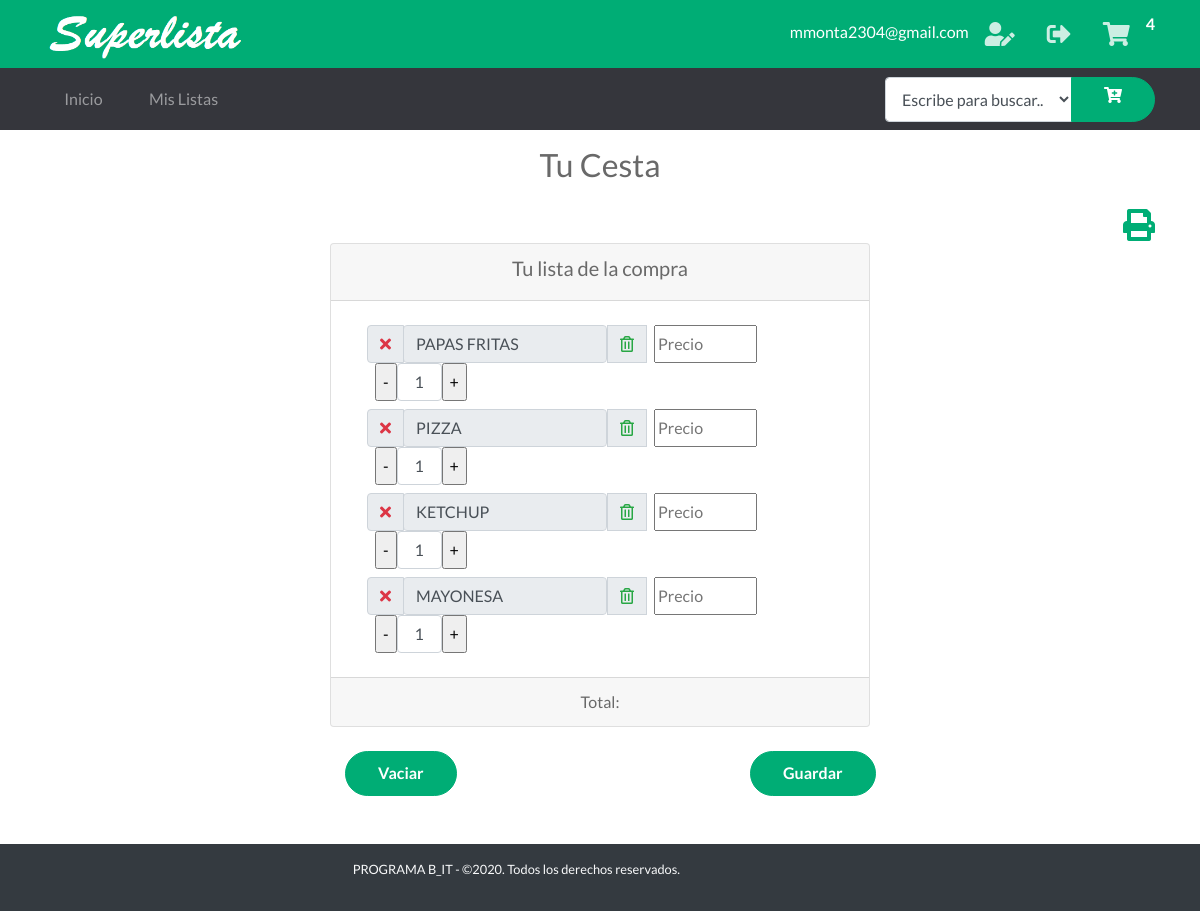
The page /cart (signed in) on the database as committed earlier.
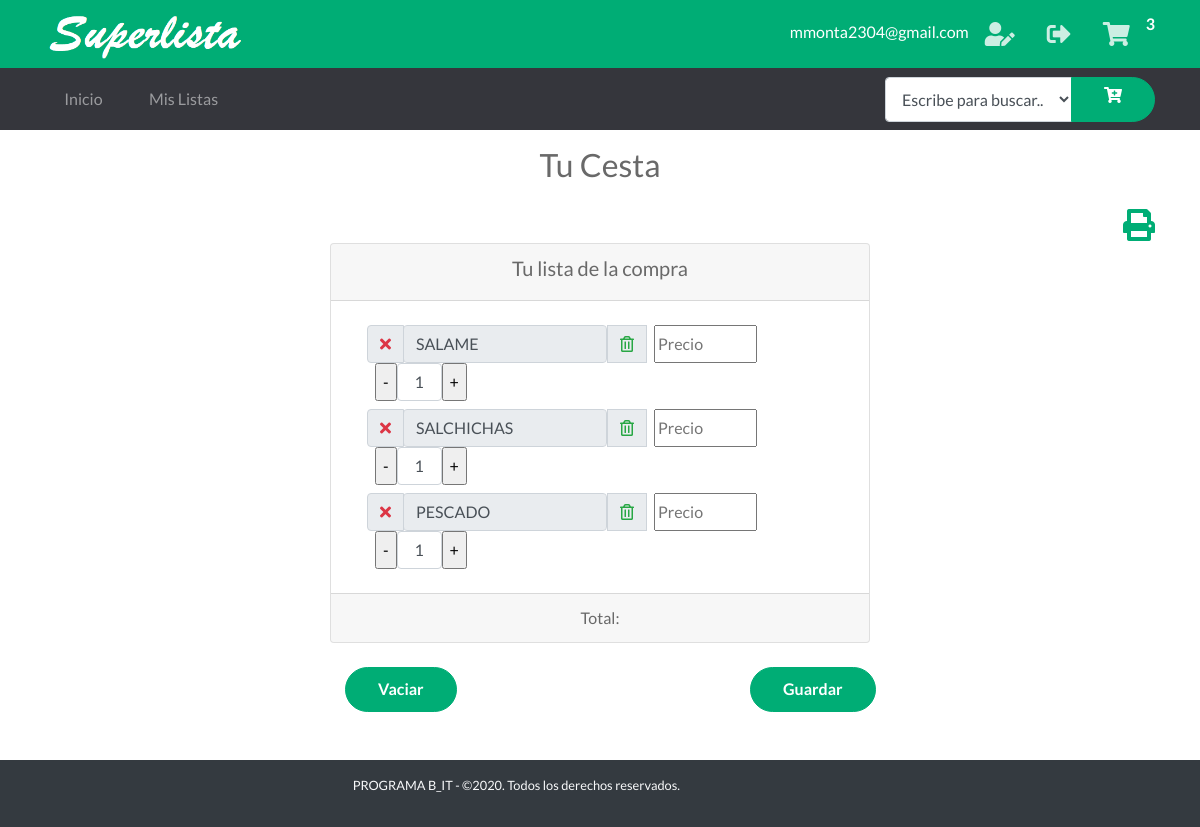
The same page on the database as committed later.
### tables this page shows
CREATE TABLE "Cesta" (
	"Id"	INTEGER NOT NULL PRIMARY KEY AUTOINCREMENT UNIQUE,
	"Id_Usuario"	INTEGER NOT NULL,
	"Item"	INTEGER NOT NULL,
	"Tachar"	INTEGER,
	"ProductoId"	INTEGER,
FOREIGN KEY("ProductoId") REFERENCES "Productos"("Id")
);

### app.py (the view)
@app.route('/cart')  # Ruta Mi Cesta
def cart():
    cantCarrito()
    if 'nombre' in session:
        items = getAllCesta()
        g.db.close()
        return render_template('carrito.html', items=items)
    else:
        items = getAllCesta()
        g.db.close()
        return render_template('carrito_home.html', items=items)

### app.py (called while the page is built)
def get_db():
    db = getattr(g, '_database', None)
    if db is None:
        db = g._database = sqlite3.connect('database1.db')
    return db

@app.teardown_appcontext
def close_connection(exception):
    db = getattr(g, '_database', None)
    if db is not None:
        db.close()

def conectar_db():
    return sqlite3.connect('database1.db')

def getAllCesta():
    if 'nombre' in session:
        id = session['id']
    else:
        try:
            id = int(request.cookies.get('visitanteId'))
        except:
            return redirect('/del_cookie')
    g.db = conectar_db()
    consulta = 'SELECT * FROM Cesta WHERE (Id_usuario = ?)'
    cur = g.db.execute(consulta, [id])
    items = [dict(Id=row[0], Id_Usuario=row[1], Item_nombre=row[2], Tachar=row[3], ProductoId=row[4])
             for row in cur.fetchall()]
    g.db.close()
    return items

def cantCarrito():
    if 'nombre' in session:
        id_usuario = session['id']
    else:
        try:
            id_usuario = int(request.cookies.get('visitanteId'))
        except:
            return redirect('/del_cookie')
    db = get_db()
    cur = db.cursor()
    find_prod = (
        "SELECT COUNT(Id) FROM Cesta WHERE Id_Usuario = ?")
    cur.execute(find_prod, [(id_usuario)])
    resultado = cur.fetchone()
    session['carrito'] = resultado[0]
    return session['carrito']

### templates/carrito.html (shortened to what this page needs)
{% extends "layout_logged_in.html" %}
{% block content %}
<section>
    <div class="text h2 text-center py-3">
        <span>Tu Cesta</span>
    </div>
    <div class="container">
        <div class="text-right ">
            <a href=""><i onclick="javascript:window.print();" class="fas fa-print text-primary fa-2x "></i></a>
        </div>
    </div>
    <div class="container">
        <div class="row justify-content-center">
            <div class="col-6 text-center">
                <div class="card">
                    <div class="card-header">
                        <h5><span>Tu lista de la compra</span></h5>
                    </div>
                    <div class="card-body ml-3">
                        {%  set contador = namespace(value=0) %}
                            {%for item in items %}
                                <div class="input-group py-1">
                                    <div class="input-group-prepend">
                                        <div class="input-group-text">
                                            <a href="/adquirido/{{item.Id}}"><i
                                                    class="{% if item.Tachar %} text-success fas fa-check {% else %} text-danger fas fa-times  {% endif %} "></i></a>
                                        </div>
                                    </div>
                                    <div class="input">
                                        <input type="text" readonly="true" color="blue"
                                            class="form-control {% if item.Tachar %} tachar {% endif %}"
                                            value="{{item.Item_nombre}}">
                                    </div>
                                    <div class="input-group-prepend">
                                        <div class="input-group-text">
                                            <a href="/DeleteArtCesta/{{item.Id}}"><i
                                                    class="far fa-trash-alt text-success"></i></a>
                                        </div>
                                    </div>
                                    <div class="input-group-prepend ml-2">
                                        <input type="text" size="10" id="{{item.Item_nombre}}" placeholder="Precio"
                                            class="monto" onkeyup="SubTotal();">
                                    </div>
                                    <div class="input-group-prepend ml-2">
                                        <input type="button" name="menos1" id="menos1" value="-"
                                            onclick="RtrCampo('{{contador.value|string}}')" />
                                        <input class="form-control text-center" type='text' size="1"
                                            id='{{contador.value|string}}' value=1>
                                        <input type="button" name="mas1" id="mas1" value="+"
                                            onclick="SmrCampo('{{contador.value|string}}')" />
                                    </div>
                                </div>
                            {% set contador.value = contador.value + 1 %}
                        {%endfor%}
                    </div>
                    <div class="card-footer"> <span>Total: </span>
                    </div>
                </div>
                <br>
                <div class="container">
                    <div class="row justify-content-between ">
                        <div class="col-3">
                            <div class="text ">
                                <form id="delete" action="/deleteAllCesta" method="POST">
                                    <button type="submit" class="btn btn-primary">Vaciar</button>
                                </form>
                            </div>
                        </div>
                        <div class="col-3">
                            <div class="text">
                                <button type="button" class="btn btn-primary" data-toggle="modal" data-target="#exampleModal">
                                    Guardar
                                </button>
                            </div>
                        </div>
                    </div>
                </div>
            </div>
        </div>
    </div>
</section>
{% endblock %}

### templates/layout_logged_in.html (shortened to what this page needs)
<!doctype html>
<html lang="en">
<head>
    <link rel="stylesheet" href="{{ url_for('static', filename='css/bootstrap.min.css') }}">
    <link rel="stylesheet" href="{{ url_for('static', filename='css/bootnavbar.css') }}">
    <link rel="stylesheet" href="{{ url_for('static', filename='css/all.css') }}">
    <link rel="stylesheet" href="{{ url_for('static', filename='css/swiper.min.css') }}">
    <link rel="stylesheet" href="{{ url_for('static', filename='css/animate.min.css') }}">
    <link rel="stylesheet" href="{{ url_for('static', filename='css/venobox.css') }}">
    <link rel="stylesheet" href="{{ url_for('static', filename='css/jarallax.css') }}">
    <link rel="stylesheet" href="{{ url_for('static', filename='js/pickadate.js/themes/default.css') }}">
    <link rel="stylesheet"  href="{{ url_for('static', filename='js/pickadate.js/themes/default.date.css') }}">
     <link rel="stylesheet" href="{{ url_for('static', filename='js/pickadate.js/themes/default.time.css') }}">
    <link rel="stylesheet" href="{{ url_for('static', filename='css/estilos.css') }}">
    <link rel="stylesheet" href="{{url_for('static', filename='css/main.css')}}">
</head>
<body>
    <section id="barra-contacto" class="bg-primary text-white py-3 py-lg-1 text-center">
        <div class="container">
            <div class="row justify-content-sm-between align-items-sm-center">
                <div class="col-auto align-content-sm-center">
                    <a  href="javascript:history.back(-1);" class="logo">
                        <img src="{{ url_for('static', filename='images/texto.png') }}" alt="Logo del sitio" width="200"
                            class="img-fluid">
                    </a>
                </div>
                <div class="col-12 col-sm-auto">
                    <ul class="redes-sociales list-unstyled d-inline-flex mb-0">
                        <li class="py-2">{{ session['correo'] }}</li>
                        <li><a href="/perfil"><i class="fas fa-user-edit"></i></i></a></li>
                        <li><a href="/logout"><i class="fas fa-sign-out-alt"></i></i></a></li>
                        <div>
                            <li><a href="/cart"><i class="fas fa-shopping-cart"></i></a></li>
                        </div>
                        <span id="cantidad"> <strong>{{ session['carrito'] }}</strong></span>
                    </ul>
                </div>
            </div>
        </div>
    </section>
    <nav id="menu-navegacion" class="navbar navbar-dark bg-secondary navbar-expand-md">
        <div class="container">
            <div class="collapse navbar-collapse" id="menu-principal">
                <ul class="navbar-nav mt-3 mt-md-0">
                    <li class="nav-item mb-1 mb-md-0 mr-md-2"><a href="{{ url_for('home' )}}" class="nav-link">Inicio</a></li>
                    <li class="nav-item mb-1 mb-md-0 mr-md-2"><a href="{{ url_for('MisListas')}}" class="nav-link">Mis Listas</a></li>
                </ul>
            </div>
            <form action="/agregarDesdeBuscador" class=" bg-secondary " method="POST">
                <div class="form-group mb-0">
                        <div class="input-group">
                            <select  style="height:45px;" class="form-control" name="producto">
                                <option selected="" value="0">Escribe para buscar..</option>
                            </select>
                            <div class="input-group-append">
                                <button type="submit" class="btn btn-primary input-group-append"><i class="fas fa-cart-plus"></i></button>
                            </div>
                        </div>
                </div>
            </form>
        </div>
    </nav>
    {% block content %}
    {% endblock %}
    <br>
    <br>
    <footer id="pie-de-pagina" class="bg-dark  text-light text-truncate">
        <div class="container">
            <div class="row align-items-center py-2">
                <div class="col-12 col-md-6 py-2 col-xl-7 text-center text-md-right small">
                    <p>PROGRAMA B_IT - ©2020. Todos los derechos reservados.</p>
                </div>
            </div>
        </div>
    </footer>
</body>
</html>

### static/css/all.css (style rules this page uses)
.fa, .fas, .far, .fal, .fab { -moz-osx-font-smoothing: grayscale; -webkit-font-smoothing: antialiased; display: inline-block; font-style: normal; font-variant: normal; text-rendering: auto; line-height: 1; }
.fa-2x { font-size: 2em; }
.fa-cart-plus:before { content: "\f217"; }
.fa-print:before { content: "\f02f"; }
.fa-shopping-cart:before { content: "\f07a"; }
.fa-sign-out-alt:before { content: "\f2f5"; }
.fa-times:before { content: "\f00d"; }
.fa-trash-alt:before { content: "\f2ed"; }
.fa-user-edit:before { content: "\f4ff"; }
.far { font-family: 'Font Awesome 5 Free'; font-weight: 400; }
.fa, .fas { font-family: 'Font Awesome 5 Free'; font-weight: 900; }

### static/css/estilos.css (style rules this page uses)
html { font-size: 13px; }
body { font-family: 'Lato', sans-serif; color: #696969; }
.btn { border-radius: 2rem; padding: .6rem 2rem; font-weight: bold; }
.bg-primary { background-color: #00ad75 !important; }
.text-primary { color: #00ad75 !important; }
.btn-primary { color: #fff; background-color: #00ad75; border-color: #00ad75; position: relative; overflow: hidden; z-index: 1; -webkit-transition: all .3s ease; transition: all .3s ease; }
.btn-primary:after { font-family: 'Font Awesome 5 Free'; font-weight: 900; position: relative; left: .6rem; top: .1rem; -webkit-transition: left .3s ease; transition: left .3s ease; }
.btn-primary:before { content: ""; z-index: -1; width: 0; height: 100%; background: #fff; position: absolute; left: 50%; top: 0; -webkit-transform: skew(45deg, 0); transform: skew(45deg, 0); -webkit-transition: all .4s ease; transition: all .4s ease; }
.bg-secondary { background-color: #35363c !important; }
.redes-sociales li a i { color: #fff; font-size: 1.5rem; padding: .6rem 1rem; opacity: .8; -webkit-transition: all .3s ease-in-out; transition: all .3s ease-in-out; }
.navbar-dark .navbar-nav .nav-link { padding: 1rem 1.5rem; display: -webkit-box; display: -ms-flexbox; display: flex; -webkit-box-pack: justify; -ms-flex-pack: justify; justify-content: space-between; border-radius: .5rem; -webkit-transition: all .3s ease; transition: all .3s ease; }
.navbar-dark .navbar-nav .nav-link:after { font-family: 'Font Awesome 5 Free'; content: "\f105"; font-weight: 900; -webkit-transition: all .3s ease; transition: all .3s ease; }
@media (min-width: 768px) { .navbar-dark .navbar-nav .nav-link { padding: .7rem 1.2rem; border-radius: 1.5rem; } }
@media (min-width: 768px) { .navbar-dark .navbar-nav .nav-link:after { content: ""; } }
@media (min-width: 990px) { html { font-size: 16px; } }

Rows that differ between the two databases and show on the page:
removed Cesta: Tachar 0 (drawn), Item_nombre "PAPAS FRITAS"
removed Cesta: Tachar 0 (drawn), Item_nombre "PIZZA", value "1"
removed Cesta: Tachar 0 (drawn), Item_nombre "KETCHUP"
removed Cesta: Tachar 0 (drawn), Item_nombre "MAYONESA"
added Cesta: Tachar 0 (drawn), Item_nombre "SALAME"
added Cesta: Tachar 0 (drawn), Item_nombre "SALCHICHAS", value "1"
added Cesta: Tachar 0 (drawn), Item_nombre "PESCADO"
Other text that changed with them:
{{ session['carrito'] }}: "4" → "3"
